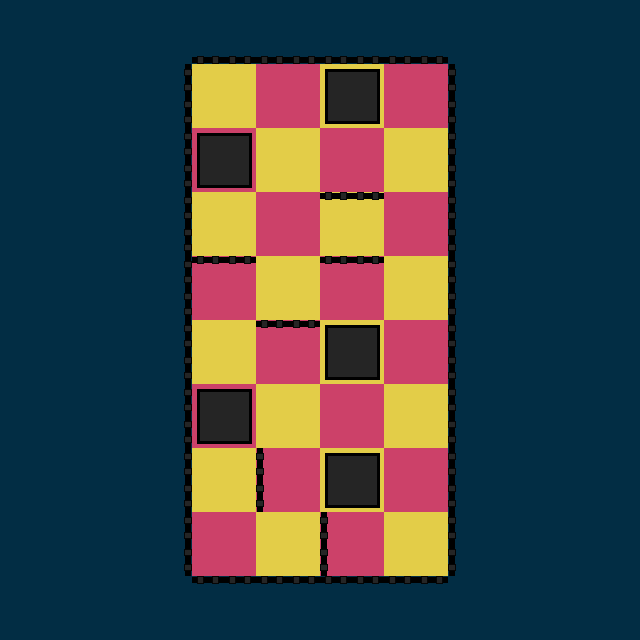

The image is a tile-based game level rendered from a .tmx file. Its description and source (layers, tilesets, objects; grid data summarised) follow:
An orthogonal 10x10 tile map with 64x64 px tiles, 5 tile layers (ground, left, right, up, ...) and 2 objects (Player, Goal).

<map version="1.0" orientation="orthogonal" renderorder="right-down" width="10" height="10" tilewidth="64" tileheight="64" nextobjectid="28">
 <tileset firstgid="1" source="tileset_00.tsx" />
 <layer name="ground" width="10" height="10">
  <properties>
   <property name="tileset" value="tileset_00" />
   <property name="type" value="base" />
  </properties>
  <data>[100 cells, 100 non-empty, 5 distinct tile ids]</data>
 </layer>
 <layer name="left" width="10" height="10">
  <properties>
   <property name="edge" value="left" />
   <property name="tileset" value="tileset_00" />
   <property name="type" value="edges" />
  </properties>
  <data>[100 cells, 9 non-empty, 1 distinct tile ids]</data>
 </layer>
 <layer name="right" width="10" height="10">
  <properties>
   <property name="edge" value="right" />
   <property name="tileset" value="tileset_00" />
   <property name="type" value="edges" />
  </properties>
  <data>[100 cells, 10 non-empty, 3 distinct tile ids]</data>
 </layer>
 <layer name="up" width="10" height="10">
  <properties>
   <property name="edge" value="up" />
   <property name="tileset" value="tileset_00" />
   <property name="type" value="edges" />
  </properties>
  <data>[100 cells, 7 non-empty, 1 distinct tile ids]</data>
 </layer>
 <layer name="down" width="10" height="10">
  <properties>
   <property name="edge" value="down" />
   <property name="tileset" value="tileset_00" />
   <property name="type" value="edges" />
  </properties>
  <data>[100 cells, 4 non-empty, 1 distinct tile ids]</data>
 </layer>
 <objectgroup name="entities">
  <object id="13" name="Player" type="Player" x="272" y="80" width="32" height="32">
   <properties>
    <property name="facing" value="down" />
    <property name="gid" type="int" value="8" />
    <property name="speed" type="float" value="225" />
    <property name="type" value="player" />
   </properties>
   <ellipse />
  </object>
  <object id="14" name="Goal" type="Goal" x="224" y="464">
   <properties>
    <property name="type" value="goal" />
   </properties>
   <polygon points="0,0 -16,32 16,32" />
  </object>
 </objectgroup>
</map>
